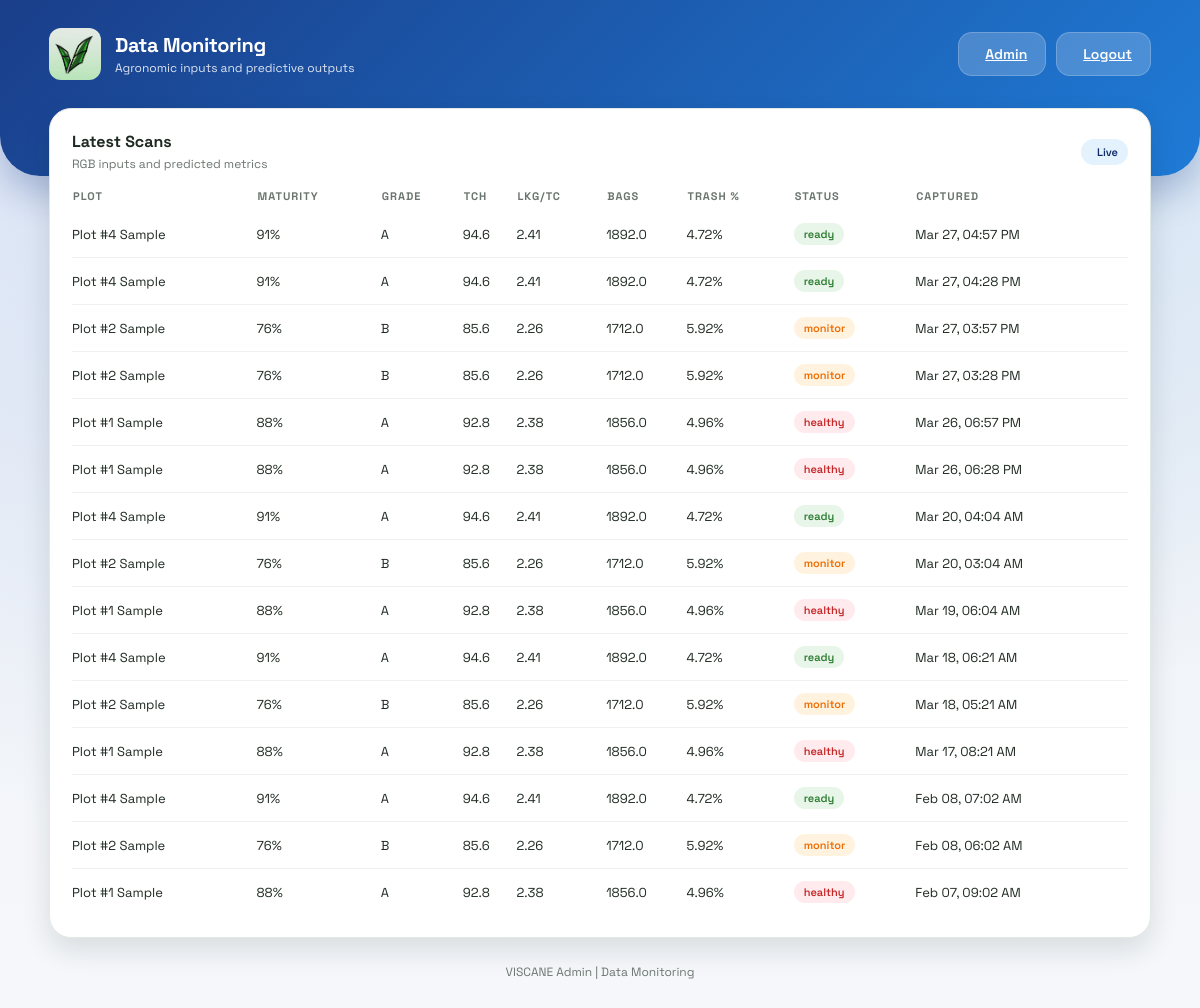
Before: /admin/monitoring (signed in) with the older database file.
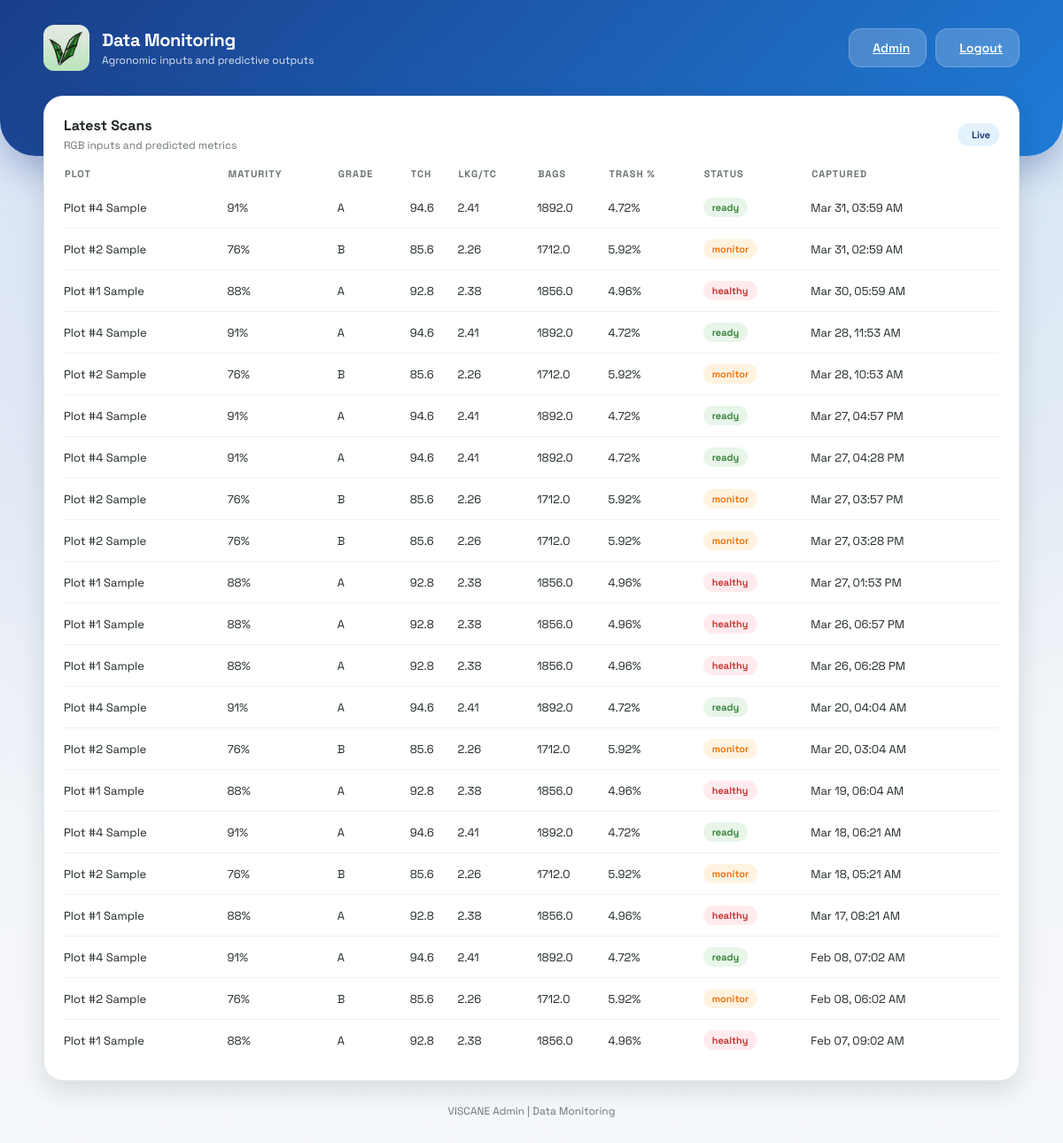
After: the same page with the newer database file.
### models.py (models this page shows)
class Scan(db.Model):
    id = db.Column(db.Integer, primary_key=True)
    user_id = db.Column(db.Integer, db.ForeignKey('user.id', ondelete='CASCADE'), nullable=False)
    plot_name = db.Column(db.String(80), nullable=False)
    grade = db.Column(db.String(2), nullable=False)
    maturity_pct = db.Column(db.Integer, nullable=False)
    status = db.Column(db.String(20), nullable=False, default='pending')
    created_at = db.Column(db.DateTime, default=datetime.utcnow, nullable=False)
    user = db.relationship('User', backref=db.backref('scans', lazy=True, cascade='all, delete-orphan'))

### app.py (the view)
@app.route('/admin/monitoring')
@login_required
def admin_monitoring():
    scans = Scan.query.order_by(Scan.created_at.desc()).limit(50).all()
    monitoring_rows = []
    for scan in scans:
        tch, lkg_tc, trash_pct = estimate_scan_metrics(scan)
        bags = round(tch * 20, 2)
        monitoring_rows.append({
            "plot_name": scan.plot_name,
            "grade": scan.grade,
            "maturity_pct": scan.maturity_pct,
            "status": scan.status,
            "tch": tch,
            "lkg_tc": lkg_tc,
            "bags": bags,
            "trash_pct": trash_pct,
            "created_at": scan.created_at
        })
    return render_template('admin_monitoring.html', rows=monitoring_rows, current_admin=get_current_admin())

### app.py (called while the page is built)
def login_required(view):
    @wraps(view)
    def wrapped(*args, **kwargs):
        if not session.get('admin_id'):
            return redirect(url_for('admin_login'))
        return view(*args, **kwargs)
    return wrapped

def get_current_admin():
    admin_id = session.get('admin_id')
    if not admin_id:
        return None
    admin = Admin.query.get(admin_id)
    if not admin or admin.is_archived:
        return None
    return admin

def estimate_scan_metrics(scan):
    maturity = scan.maturity_pct or 0
    estimated_tch = round(40 + (maturity * 0.6), 2)
    estimated_lkg_tc = round(1.5 + (maturity * 0.01), 2)
    estimated_trash_pct = round(max(2, 12 - (maturity * 0.08)), 2)
    return estimated_tch, estimated_lkg_tc, estimated_trash_pct

### templates/admin_monitoring.html (shortened to what this page needs)
<!DOCTYPE html>
<html lang="en">
<head>
    <link rel="stylesheet" href="{{ url_for('static', filename='style.css') }}">
</head>
<body class="admin-layout">
    <header class="dashboard-header">
        <div class="header-content">
            <div class="brand">
                <div class="brand-icon">
                    <img src="{{ url_for('static', filename='logo.jpg') }}" alt="VISCANE Logo" style="width: 100%; height: 100%; object-fit: cover; border-radius: 12px;">
                </div>
                <div>
                    <p class="brand-title">Data Monitoring</p>
                    <p class="brand-subtitle">Agronomic inputs and predictive outputs</p>
                </div>
            </div>
            <div class="header-actions">
                <a class="btn light" href="/admin">
                    Admin
                </a>
                <a class="btn light" href="/admin-logout">
                    Logout
                </a>
            </div>
        </div>
    </header>
    <main class="dashboard-container fade-in">
        <section class="panel">
            <div class="panel-header">
                <div>
                    <h3 class="panel-title">Latest Scans</h3>
                    <p class="panel-subtitle">RGB inputs and predicted metrics</p>
                </div>
                <span class="badge">Live</span>
            </div>
            <table class="data-table">
                <thead>
                    <tr>
                        <th>Plot</th>
                        <th>Maturity</th>
                        <th>Grade</th>
                        <th>TCH</th>
                        <th>LKG/TC</th>
                        <th>Bags</th>
                        <th>Trash %</th>
                        <th>Status</th>
                        <th>Captured</th>
                    </tr>
                </thead>
                <tbody>
                    {% if rows %}
                        {% for row in rows %}
                            <tr>
                                <td>{{ row.plot_name }}</td>
                                <td>{{ row.maturity_pct }}%</td>
                                <td>{{ row.grade }}</td>
                                <td>{{ row.tch }}</td>
                                <td>{{ row.lkg_tc }}</td>
                                <td>{{ row.bags }}</td>
                                <td>{{ row.trash_pct }}%</td>
                                <td>
                                    <span class="tag {% if row.status == 'ready' %}success{% elif row.status == 'monitor' %}warning{% else %}alert{% endif %}">
                                        {{ row.status }}
                                    </span>
                                </td>
                                <td>{{ row.created_at.strftime('%b %d, %I:%M %p') }}</td>
                            </tr>
                        {% endfor %}
                    {% else %}
                        <tr>
                            <td colspan="9">No scan data available.</td>
                        </tr>
                    {% endif %}
                </tbody>
            </table>
        </section>
        <div class="footer-link">VISCANE Admin | Data Monitoring</div>
    </main>
</body>
</html>

### static/style.css (style rules this page uses)
:root { --glass-bg: rgba(255, 255, 255, 0.15); --glass-border: rgba(255, 255, 255, 0.2); --primary-green: #43A047; --neutral-0: #ffffff; --neutral-50: #f6f8f5; --neutral-100: #eef2ee; --neutral-200: #e3e9e5; --neutral-500: #6b756f; --neutral-900: #1f2a22; --radius-lg: 22px; --radius-md: 16px; --shadow-md: 0 12px 28px rgba(19, 32, 24, 0.12); --shadow-lg: 0 18px 45px rgba(19, 32, 24, 0.18); }
* { box-sizing: border-box; }
body { margin: 0; font-family: "Space Grotesk", sans-serif; background-image: linear-gradient(rgba(0,0,0,0.5), rgba(0,0,0,0.5)), url('background.png'); background-size: cover; background-position: center; background-attachment: fixed; display: flex; justify-content: center; align-items: center; min-height: 100vh; color: white; }
.fade-in { animation: slideUp 0.6s ease-out forwards; }
body.farmer-layout, body.admin-layout { display: block; min-height: 100vh; background-image: none; background-color: var(--neutral-50); color: var(--neutral-900); overflow-x: hidden; padding: 0; }
body.admin-layout { --accent: #1E5BBF; --accent-soft: #E3F2FD; --accent-strong: #102B6A; --header-gradient: linear-gradient(135deg, #1A3E8A, #1F7BD6); --header-shadow: 0 18px 35px rgba(26, 62, 138, 0.28); }
.dashboard-header { background: var(--header-gradient); color: white; padding: 28px 0 96px; border-radius: 0 0 40px 40px; box-shadow: var(--header-shadow); position: relative; z-index: 2; }
.header-content { max-width: 1150px; margin: 0 auto; padding: 0 24px; display: flex; justify-content: space-between; align-items: center; gap: 20px; flex-wrap: wrap; }
.brand { display: flex; align-items: center; gap: 14px; }
.brand-icon { width: 52px; height: 52px; border-radius: 16px; display: grid; place-items: center; background: rgba(255, 255, 255, 0.18); backdrop-filter: blur(8px); font-size: 26px; }
.brand-title { margin: 0; font-size: 20px; font-weight: 700; letter-spacing: -0.4px; }
.brand-subtitle { margin: 2px 0 0; font-size: 12px; opacity: 0.85; }
.header-actions { display: flex; align-items: center; gap: 10px; flex-wrap: wrap; }
.dashboard-container { max-width: 1150px; margin: -68px auto 0; padding: 0 24px 60px; position: relative; z-index: 2; }
.btn { border: none; border-radius: 14px; padding: 12px 18px; font-weight: 600; font-size: 14px; cursor: pointer; display: inline-flex; align-items: center; gap: 8px; transition: transform 0.2s ease, box-shadow 0.2s ease, background 0.2s ease; }
.btn.light { background: rgba(255,255,255,0.2); color: white; border: 1px solid rgba(255,255,255,0.2); }
.panel { background: var(--neutral-0); border-radius: var(--radius-lg); padding: 22px; border: 1px solid var(--neutral-200); box-shadow: var(--shadow-md); }
.panel-header { display: flex; justify-content: space-between; align-items: center; gap: 12px; margin-bottom: 16px; }
.panel-title { margin: 0; font-size: 16px; color: var(--neutral-900); }
.panel-subtitle { margin: 4px 0 0; font-size: 12px; color: var(--neutral-500); }
.badge { display: inline-flex; align-items: center; gap: 6px; padding: 6px 10px; border-radius: 999px; background: var(--accent-soft); color: var(--accent-strong); font-size: 11px; font-weight: 600; }
.data-table { width: 100%; border-collapse: collapse; font-size: 13px; }
.data-table th { text-align: left; color: var(--neutral-500); font-size: 11px; text-transform: uppercase; letter-spacing: 1px; padding-bottom: 8px; }
.data-table td { padding: 12px 0; border-bottom: 1px solid var(--neutral-100); }
.data-table tr:last-child td { border-bottom: none; }
.tag { display: inline-flex; align-items: center; gap: 6px; padding: 4px 10px; border-radius: 12px; font-size: 11px; font-weight: 600; background: var(--neutral-100); color: var(--neutral-500); }
.tag.success { background: #E8F5E9; color: #2E7D32; }
.tag.warning { background: #FFF3E0; color: #EF6C00; }
.tag.alert { background: #FFEBEE; color: #C62828; }
.footer-link { margin-top: 26px; text-align: center; font-size: 12px; color: var(--neutral-500); }

Changed rows visible on the page:
added Scan: plot_name "Plot #4 Sample", maturity_pct "91", grade "A", tch "94.6", lkg_tc "2.41", bags "1892.0", trash_pct "4.72", status "ready", created_at "Mar 31, 03:59 AM"
added Scan: plot_name "Plot #2 Sample", maturity_pct "76", grade "B", tch "85.6", lkg_tc "2.26", bags "1712.0", trash_pct "5.92", status "monitor", created_at "Mar 31, 02:59 AM"
added Scan: plot_name "Plot #1 Sample", maturity_pct "88", grade "A", tch "92.8", lkg_tc "2.38", bags "1856.0", trash_pct "4.96", status "healthy", created_at "Mar 30, 05:59 AM"
added Scan: plot_name "Plot #4 Sample", maturity_pct "91", grade "A", tch "94.6", lkg_tc "2.41", bags "1892.0", trash_pct "4.72", status "ready", created_at "Mar 28, 11:53 AM"
added Scan: plot_name "Plot #2 Sample", maturity_pct "76", grade "B", tch "85.6", lkg_tc "2.26", bags "1712.0", trash_pct "5.92", status "monitor", created_at "Mar 28, 10:53 AM"
added Scan: plot_name "Plot #1 Sample", maturity_pct "88", grade "A", tch "92.8", lkg_tc "2.38", bags "1856.0", trash_pct "4.96", status "healthy", created_at "Mar 27, 01:53 PM"
